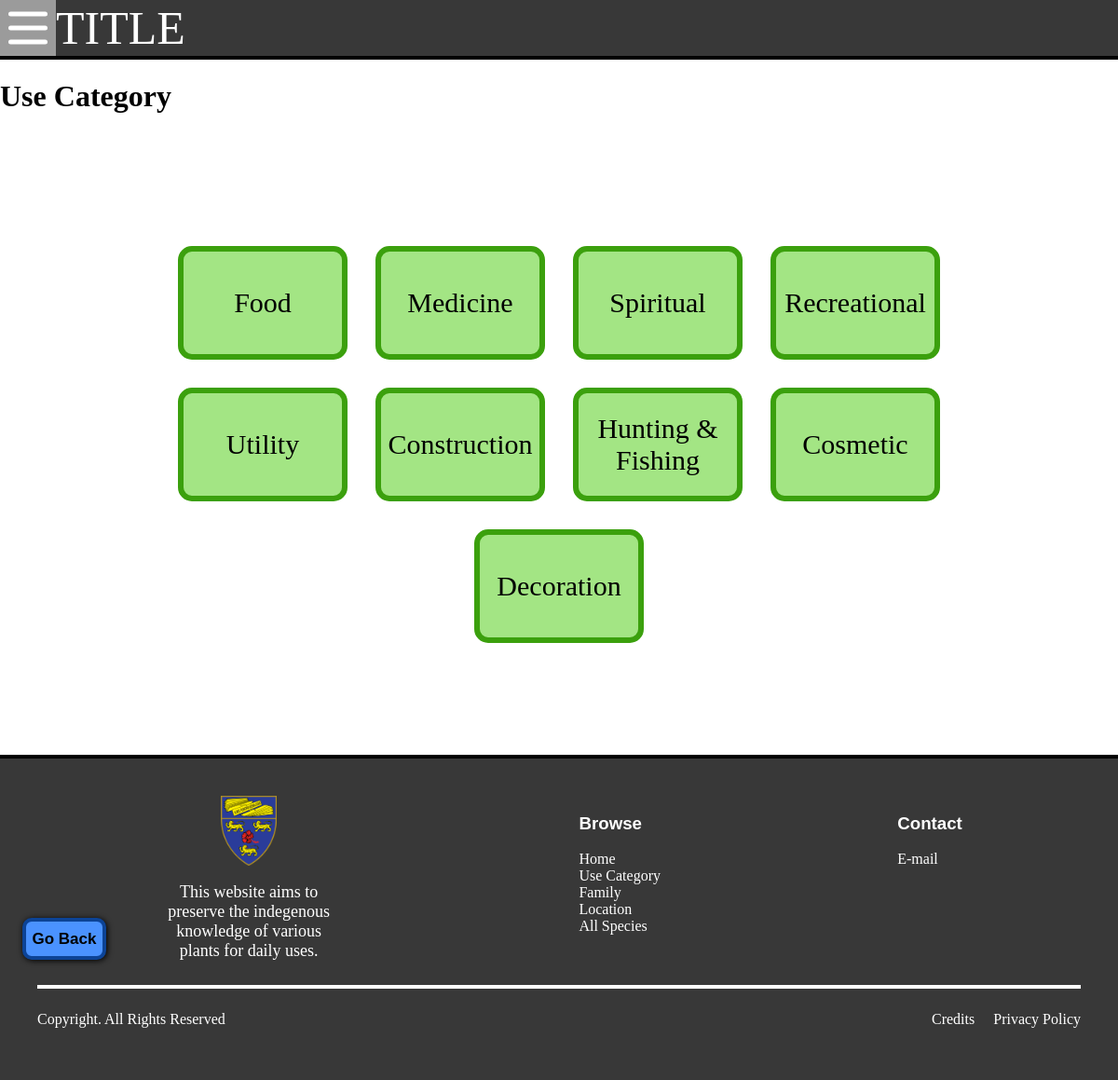
The page /search_category.php?category=useCategory on the database its author committed.
### tables this page shows
CREATE TABLE `use_category` (
  `use_category_id` int(10) UNSIGNED NOT NULL,
  `category_name` varchar(100) NOT NULL
);

### inc_configurations.php (called while the page is built)
<?php
$config = [
    "useCategory" => [
        "pageTitle" => "Use Category",
        "tableName" => "use_category",
        "pkKey" => "use_category_id",
        "attriKey" => "category_name"
    ],
    "family" => [
        "pageTitle" => "Family",
        "tableName" => "plant_family",
        "pkKey" => "plant_family_id",
        "attriKey" => "family_name"
    ],
    "location" => [
        "pageTitle" => "Location",
        "tableName" => "location_area",
        "pkKey" => "location_area_id",
        "attriKey" => "area_name",
    ]
];
?>

### search_category.php (the view, shortened to what this page needs)
<?php
    include('inc_header.php');
    include('inc_configurations.php');
    include('inc_back_button.php');
   $category = $_GET["category"];
   $details = $config[$category];
    if ($category === "useCategory") {
        $sqlQuery = "SELECT * FROM " . $details["tableName"];
    } elseif ($category === "family") {
        $sqlQuery = "SELECT * FROM " . $details["tableName"];
    } elseif ($category === "location") {
        $sqlQuery = "SELECT * FROM " . $details["tableName"];
    } elseif ($category === "allSpecies") {
        $sqlQuery = "SELECT * FROM '$category'";
    } else {
        echo "<strong>Invalid search category, please go back to the home page by clicking on the top-left icon (3 stacked lines)</strong>";
    }
?>
<!DOCTYPE html>
<head>
    <link rel="stylesheet" href="css/tab_box.css">
</head>
<body>
    <?php echo "<h1>".$details["pageTitle"]."</h1>"; ?>
    <div class='tab-box-container'>
        <?php
            include('database_conn.php');
            $result = mysqli_query($conn, $sqlQuery);
            while($row = mysqli_fetch_assoc($result)) {
                echo "<div class='tab-box'
                       data-id=" . $row[$details["pkKey"]] .
                       " data-user-search='" . $row[$details["attriKey"]] .
                       "' data-category='" . $details["pageTitle"] . "'>" .
                        $row[$details["attriKey"]]
                    . "</div>";
            }
        ?>
    </div>
</body>
<?php include('inc_footer.php')?>

### inc_header.php (shortened to what this page needs)
<body>
    <link rel="stylesheet" href="css/header_footer.css">
    <div class="topnav">
        <div class="hamburger-menu-icon">
            <span></span>
            <span></span>
            <span></span>
        </div>
        <p style="font-size: 50px; color: white; margin: 0px; padding: 0px; ">TITLE</p>
    </div>
</body>

### inc_back_button.php (shortened to what this page needs)
<body>
    <button id="back-btn">Go Back</button>
</body>

### inc_footer.php
<footer id="footer">
    <div class="mainFlexbox">
        <link rel="stylesheet" href="css/header_footer.css">
        <div class="logo-text-container">
            <img src="images/umlogo.png" class="umlogo">
            <div style="width: 200;" class="text-below-image">
                <p class="text-below-logo">This website aims to preserve the indegenous knowledge of various plants for daily uses.</p>
            </div>
        </div>
        <div class="browse-container">
            <h3 style="font-family: 'Arial'; color: white">Browse</h3>
            <a id="browse-link" href="index.php">Home</a>
            <a id="browse-link" href="search_category.php?category=useCategory">Use Category</a>
            <a id="browse-link" href="search_category.php?category=family">Family</a>
            <a id="browse-link" href="search_category.php?category=location">Location</a>
            <a id="browse-link" href="search_category.php?category=allSpecies">All Species</a>
        </div>
        <div>
            <h3 style="font-family: 'Arial'; color: white">Contact</h3>
            <a id="contact-link">E-mail</a>
        </div>
    </div>
    <hr style="height: 2px; background-color: white;">
    <div class="bottomFlexbox">
        <p style="color: white">Copyright. All Rights Reserved</p>
        <a href="#" style="text-decoration: none; color: white; margin-left: auto; ">Credits</a>
        <a href="#" style="text-decoration: none; color: white; margin-left: 20px;">Privacy Policy</a>
    </div>
</footer>

### css/header_footer.css (style rules this page uses)
html, body { margin: 0px; min-height: 100vh; display: flex; flex-direction: column; }
.topnav { border-bottom: 4px solid rgb(0, 0, 0); background-color: rgb(56, 56, 56); min-height: 60px; display: flex; justify-content: left; align-items: center; }
hr { border: 1.5px solid white; }
.hamburger-menu-icon { width: 60px; height: 60px; margin-right: auto; position: relative; margin: 0; }
.hamburger-menu-icon span { height: 5px; width: 70%; background-color: white; border-radius: 25px; position: absolute; top: 50%; left: 50%; transform: translate(-50%, -50%) }
.hamburger-menu-icon span:nth-child(1) { top: 25%; }
.hamburger-menu-icon span:nth-child(3) { top: 75%; }
#footer { background-color: rgb(56, 56, 56); border-top: 4px solid black; padding: 40px; }
.mainFlexbox { display: flex; justify-content: space-around; }
.logo-text-container { display: flex; flex-direction: column; align-items: center; }
.text-below-logo { color: white; font-size: 18px; text-align: center; }
.umlogo { width:60px; height: 75px; }
#browse-link { text-decoration: none; color: white; }
.browse-container { display: flex; flex-direction: column; }
#contact-link { color: white; }
.bottomFlexbox { display: flex; align-items: center; }
footer { margin-top: auto; }

### css/tab_box.css (style rules this page uses)
.tab-box { font-size: 30px; display: flex; justify-content: center; align-items:center ; text-align: center; padding: 10px; width: 150px; height: 90px; background-color: rgb(163, 229, 132); border: 6px solid rgb(59, 160, 13); border-radius: 15px; }

### inc_back_button.php (style rules this page uses)
#back-btn { position: fixed; top: 85%; left: 2%; background-color: rgb(74, 146, 255); height: 45px; width: 90px; border: 4px solid rgb(12, 67, 150); border-radius: 10px; box-shadow: 1px 1px 6px black; font-weight: bold; font-size: 17px; }

### search_category.php (style rules this page uses)
html, body { margin: 0; padding: 0; height: 100%; }
.tab-box-container { display: flex; justify-content: center; align-items: center; flex-wrap: wrap; gap: 30px; margin: 120px; }

### rows shown on the page
use_category: category_name "Food"
use_category: category_name "Medicine"
use_category: category_name "Spiritual"
use_category: category_name "Recreational"
use_category: category_name "Utility"
use_category: category_name "Construction"
use_category: category_name "Hunting & Fishing"
use_category: category_name "Cosmetic"
use_category: category_name "Decoration"

### other values the page prints
$details["pageTitle"] "Use Category"
